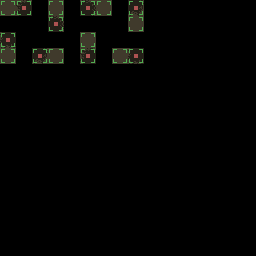

Rendered tile map (Tiled .tmx) drawn with the repository's tilesets; below, a short description and the map source with its tile grids summarised:
An orthogonal 16x16 tile map with 16x16 px tiles, 5 tile layers (input_dirt, input_dirt, output_dirt, regions_input, ...), 2 tilesets.

<map version="1.5" tiledversion="1.7.2" orientation="orthogonal" renderorder="right-down" width="16" height="16" tilewidth="16" tileheight="16" infinite="0" nextlayerid="9" nextobjectid="1">
 <tileset firstgid="1" name="Village5" tilewidth="16" tileheight="16" tilecount="704" columns="32">
  <image source="../../../assets/Tile/Village5.png" width="512" height="352" />
  <wangsets>
   <wangset name="Dirt2" type="mixed" tile="-1">
    <wangcolor name="" color="#ff0000" tile="-1" probability="1" />
    <wangtile tileid="200" wangid="0,0,1,1,1,0,0,0" />
    <wangtile tileid="202" wangid="0,0,1,1,1,1,1,0" />
    <wangtile tileid="203" wangid="0,0,0,0,1,1,1,0" />
    <wangtile tileid="232" wangid="1,1,0,0,0,0,0,0" />
    <wangtile tileid="234" wangid="1,1,0,0,0,0,0,1" />
    <wangtile tileid="235" wangid="1,0,0,0,0,0,0,1" />
    <wangtile tileid="264" wangid="1,1,1,1,1,0,0,0" />
    <wangtile tileid="266" wangid="1,1,1,1,1,1,1,1" />
    <wangtile tileid="267" wangid="1,0,0,0,1,1,1,1" />
    <wangtile tileid="296" wangid="1,1,1,0,0,0,0,0" />
    <wangtile tileid="298" wangid="1,1,1,0,0,0,1,1" />
    <wangtile tileid="299" wangid="1,0,0,0,0,0,1,1" />
   </wangset>
   <wangset name="Dirt3" type="mixed" tile="-1">
    <wangcolor name="" color="#ff0000" tile="-1" probability="1" />
    <wangcolor name="" color="#00ff00" tile="-1" probability="1" />
    <wangcolor name="" color="#0000ff" tile="-1" probability="1" />
    <wangtile tileid="200" wangid="0,0,3,3,3,0,0,0" />
    <wangtile tileid="201" wangid="0,0,3,3,3,3,3,0" />
    <wangtile tileid="203" wangid="0,0,0,0,3,3,3,0" />
    <wangtile tileid="232" wangid="3,3,1,1,1,0,0,0" />
    <wangtile tileid="233" wangid="3,3,1,1,1,1,1,3" />
    <wangtile tileid="235" wangid="3,0,0,0,1,1,1,3" />
    <wangtile tileid="264" wangid="1,1,2,2,2,0,0,0" />
    <wangtile tileid="265" wangid="1,1,2,2,2,2,2,1" />
    <wangtile tileid="267" wangid="1,0,0,0,2,2,2,1" />
    <wangtile tileid="296" wangid="2,2,2,0,0,0,0,0" />
    <wangtile tileid="297" wangid="2,2,2,0,0,0,2,2" />
    <wangtile tileid="299" wangid="2,0,0,0,0,0,2,2" />
   </wangset>
   <wangset name="Dirt4" type="mixed" tile="-1">
    <wangcolor name="" color="#ff0000" tile="-1" probability="1" />
    <wangtile tileid="205" wangid="0,0,1,1,1,0,0,0" />
    <wangtile tileid="206" wangid="0,0,1,1,1,1,1,0" />
    <wangtile tileid="207" wangid="0,0,1,1,1,1,1,0" />
    <wangtile tileid="208" wangid="0,0,0,0,1,1,1,0" />
    <wangtile tileid="237" wangid="1,1,1,1,1,0,0,0" />
    <wangtile tileid="238" wangid="1,1,1,1,1,1,1,1" />
    <wangtile tileid="239" wangid="1,1,1,1,1,1,1,1" />
    <wangtile tileid="240" wangid="1,0,0,0,1,1,1,1" />
    <wangtile tileid="269" wangid="1,1,1,1,1,0,0,0" />
    <wangtile tileid="270" wangid="1,1,1,1,1,1,1,1" />
    <wangtile tileid="271" wangid="1,1,1,1,1,1,1,1" />
    <wangtile tileid="272" wangid="1,0,0,0,1,1,1,1" />
    <wangtile tileid="296" wangid="1,1,1,0,0,0,0,0" />
    <wangtile tileid="297" wangid="1,1,1,0,0,0,1,1" />
    <wangtile tileid="298" wangid="1,1,1,0,0,0,1,1" />
    <wangtile tileid="299" wangid="1,0,0,0,0,0,1,1" />
   </wangset>
   <wangset name="dirttop" type="corner" tile="-1">
    <wangcolor name="" color="#ff0000" tile="-1" probability="1" />
    <wangcolor name="" color="#00ff00" tile="-1" probability="1" />
    <wangcolor name="" color="#0000ff" tile="-1" probability="1" />
    <wangtile tileid="205" wangid="0,0,1,1,1,0,0,0" />
    <wangtile tileid="206" wangid="0,0,1,1,1,1,1,0" />
    <wangtile tileid="207" wangid="0,0,1,1,1,1,1,0" />
    <wangtile tileid="208" wangid="0,0,0,0,1,1,1,0" />
    <wangtile tileid="237" wangid="1,0,1,1,1,0,0,0" />
    <wangtile tileid="238" wangid="1,0,1,1,1,1,1,0" />
    <wangtile tileid="239" wangid="1,1,1,1,1,1,1,1" />
    <wangtile tileid="240" wangid="1,0,0,0,1,1,1,1" />
    <wangtile tileid="269" wangid="1,1,1,0,0,0,0,0" />
    <wangtile tileid="270" wangid="1,1,1,0,0,0,1,1" />
    <wangtile tileid="271" wangid="1,1,1,0,0,0,1,1" />
    <wangtile tileid="272" wangid="1,0,0,0,0,0,1,1" />
   </wangset>
   <wangset name="Unnamed Set" type="corner" tile="238">
    <wangcolor name="" color="#ff0000" tile="-1" probability="1" />
    <wangtile tileid="205" wangid="0,0,0,1,0,0,0,0" />
    <wangtile tileid="206" wangid="0,0,0,1,0,1,0,0" />
    <wangtile tileid="207" wangid="0,0,0,1,0,1,0,0" />
    <wangtile tileid="208" wangid="0,0,0,0,0,1,0,0" />
    <wangtile tileid="237" wangid="0,1,0,0,0,0,0,0" />
    <wangtile tileid="238" wangid="0,1,0,0,0,0,0,1" />
    <wangtile tileid="239" wangid="0,1,0,0,0,0,0,1" />
    <wangtile tileid="240" wangid="0,0,0,0,0,0,0,1" />
   </wangset>
  </wangsets>
 </tileset>
 <tileset firstgid="705" source="../../../assets/Tile/Dirt1.tsx" />
 <layer id="8" name="input_dirt" width="16" height="16">
  <properties>
   <property name="StrictEmpty" type="bool" value="true" />
  </properties>
  <data>[256 cells, 16 non-empty, 5 distinct tile ids]</data>
 </layer>
 <layer id="6" name="input_dirt" width="16" height="16">
  <properties>
   <property name="StrictEmpty" type="bool" value="true" />
  </properties>
  <data>[256 cells, 16 non-empty, 5 distinct tile ids]</data>
 </layer>
 <layer id="3" name="output_dirt" width="16" height="16">
  <data>[256 cells, 8 non-empty, 4 distinct tile ids]</data>
 </layer>
 <layer id="4" name="regions_input" width="16" height="16">
  <data>[256 cells, 16 non-empty, 1 distinct tile ids]</data>
 </layer>
 <layer id="1" name="regions_output" width="16" height="16">
  <data>[256 cells, 8 non-empty, 1 distinct tile ids]</data>
 </layer>
</map>
